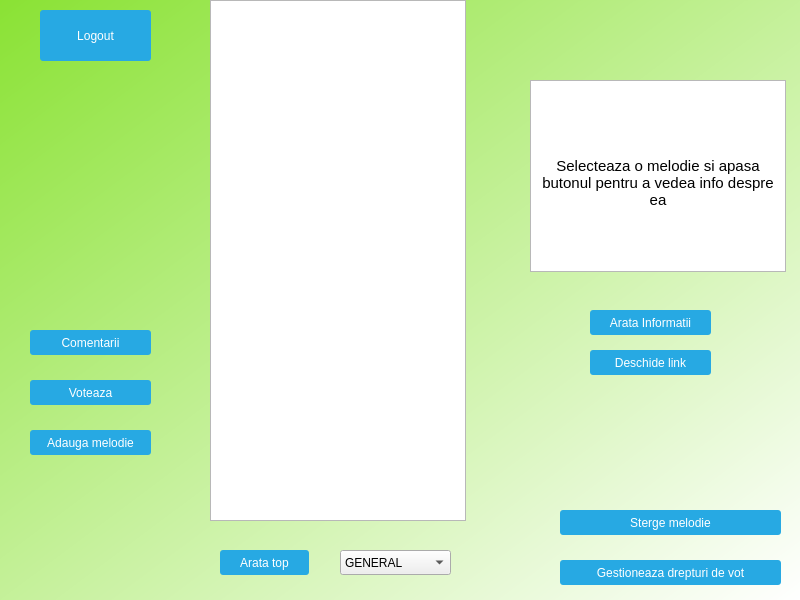
<?xml version="1.0" encoding="UTF-8"?>
<ui version="4.0">
 <class>MainWindow</class>
 <widget class="QMainWindow" name="MainWindow">
  <property name="geometry">
   <rect>
    <x>0</x>
    <y>0</y>
    <width>800</width>
    <height>600</height>
   </rect>
  </property>
  <property name="windowTitle">
   <string>TopMusic</string>
  </property>
  <property name="styleSheet">
   <string notr="true">QLabel { color: white; }
QLineEdit { border-radius: 3px; }
QPushButton
{
  color: white;
  background-color: #27a9e3;
  border-width: 0px;
  border-radius: 3px;
}
QPushButton:hover { background-color: #66c011; }</string>
  </property>
  <widget class="QWidget" name="centralwidget">
   <property name="styleSheet">
    <string notr="true">#centralwidget
{
background-color: qlineargradient(spread:pad, x1:0, y1:0, x2:1, y2:1, stop:0 rgba(138, 226, 52, 255), stop:1 rgba(255, 255, 255, 255));
}</string>
   </property>
   <widget class="QStackedWidget" name="stackedWidget">
    <property name="geometry">
     <rect>
      <x>0</x>
      <y>0</y>
      <width>801</width>
      <height>601</height>
     </rect>
    </property>
    <property name="currentIndex">
     <number>2</number>
    </property>
    <widget class="QWidget" name="loginPage">
     <widget class="QWidget" name="loginForm" native="true">
      <property name="geometry">
       <rect>
        <x>220</x>
        <y>290</y>
        <width>371</width>
        <height>231</height>
       </rect>
      </property>
      <property name="sizePolicy">
       <sizepolicy hsizetype="Fixed" vsizetype="Fixed">
        <horstretch>0</horstretch>
        <verstretch>0</verstretch>
       </sizepolicy>
      </property>
      <property name="minimumSize">
       <size>
        <width>350</width>
        <height>200</height>
       </size>
      </property>
      <property name="styleSheet">
       <string notr="true">#loginForm{
background: rgb(143, 229, 140);
border-radius: 8px;
}</string>
      </property>
      <layout class="QVBoxLayout" name="verticalLayout">
       <property name="leftMargin">
        <number>25</number>
       </property>
       <property name="topMargin">
        <number>25</number>
       </property>
       <property name="rightMargin">
        <number>25</number>
       </property>
       <property name="bottomMargin">
        <number>25</number>
       </property>
       <item>
        <layout class="QHBoxLayout" name="horizontalLayout_2">
         <item>
          <widget class="QLabel" name="label">
           <property name="maximumSize">
            <size>
             <width>16777215</width>
             <height>25</height>
            </size>
           </property>
           <property name="font">
            <font>
             <pointsize>15</pointsize>
            </font>
           </property>
           <property name="text">
            <string>Username: </string>
           </property>
          </widget>
         </item>
         <item>
          <widget class="QLineEdit" name="username"/>
         </item>
        </layout>
       </item>
       <item>
        <spacer name="verticalSpacer">
         <property name="orientation">
          <enum>Qt::Vertical</enum>
         </property>
         <property name="sizeType">
          <enum>QSizePolicy::Fixed</enum>
         </property>
         <property name="sizeHint" stdset="0">
          <size>
           <width>20</width>
           <height>5</height>
          </size>
         </property>
        </spacer>
       </item>
       <item>
        <layout class="QHBoxLayout" name="horizontalLayout_3">
         <property name="topMargin">
          <number>0</number>
         </property>
         <item>
          <widget class="QLabel" name="label_2">
           <property name="font">
            <font>
             <pointsize>15</pointsize>
            </font>
           </property>
           <property name="text">
            <string>Parola:        </string>
           </property>
          </widget>
         </item>
         <item>
          <widget class="QLineEdit" name="password">
           <property name="enabled">
            <bool>true</bool>
           </property>
           <property name="sizePolicy">
            <sizepolicy hsizetype="Expanding" vsizetype="Fixed">
             <horstretch>0</horstretch>
             <verstretch>0</verstretch>
            </sizepolicy>
           </property>
           <property name="minimumSize">
            <size>
             <width>70</width>
             <height>0</height>
            </size>
           </property>
          </widget>
         </item>
        </layout>
       </item>
       <item>
        <spacer name="verticalSpacer_2">
         <property name="orientation">
          <enum>Qt::Vertical</enum>
         </property>
         <property name="sizeType">
          <enum>QSizePolicy::Fixed</enum>
         </property>
         <property name="sizeHint" stdset="0">
          <size>
           <width>20</width>
           <height>20</height>
          </size>
         </property>
        </spacer>
       </item>
       <item>
        <widget class="QPushButton" name="LoginButton">
         <property name="sizePolicy">
          <sizepolicy hsizetype="Minimum" vsizetype="Minimum">
           <horstretch>0</horstretch>
           <verstretch>0</verstretch>
          </sizepolicy>
         </property>
         <property name="minimumSize">
          <size>
           <width>90</width>
           <height>25</height>
          </size>
         </property>
         <property name="text">
          <string>Login</string>
         </property>
        </widget>
       </item>
       <item>
        <widget class="QPushButton" name="registr">
         <property name="sizePolicy">
          <sizepolicy hsizetype="Minimum" vsizetype="Minimum">
           <horstretch>0</horstretch>
           <verstretch>0</verstretch>
          </sizepolicy>
         </property>
         <property name="text">
          <string>Inregistrare</string>
         </property>
        </widget>
       </item>
      </layout>
     </widget>
     <widget class="QLabel" name="titlelalbel">
      <property name="geometry">
       <rect>
        <x>210</x>
        <y>60</y>
        <width>361</width>
        <height>61</height>
       </rect>
      </property>
      <property name="minimumSize">
       <size>
        <width>30</width>
        <height>10</height>
       </size>
      </property>
      <property name="font">
       <font>
        <family>Ubuntu Condensed</family>
        <pointsize>45</pointsize>
        <weight>75</weight>
        <italic>true</italic>
        <bold>true</bold>
       </font>
      </property>
      <property name="text">
       <string>TopMusic</string>
      </property>
      <property name="alignment">
       <set>Qt::AlignHCenter|Qt::AlignTop</set>
      </property>
     </widget>
     <widget class="QLabel" name="loginresp">
      <property name="geometry">
       <rect>
        <x>120</x>
        <y>190</y>
        <width>581</width>
        <height>20</height>
       </rect>
      </property>
      <property name="minimumSize">
       <size>
        <width>20</width>
        <height>0</height>
       </size>
      </property>
      <property name="font">
       <font>
        <pointsize>13</pointsize>
       </font>
      </property>
      <property name="styleSheet">
       <string notr="true">#loginresp
{
color : rgb(239, 41, 41)
}</string>
      </property>
      <property name="text">
       <string/>
      </property>
      <property name="alignment">
       <set>Qt::AlignCenter</set>
      </property>
     </widget>
    </widget>
    <widget class="QWidget" name="regPage">
     <widget class="QWidget" name="regForm" native="true">
      <property name="geometry">
       <rect>
        <x>210</x>
        <y>300</y>
        <width>391</width>
        <height>241</height>
       </rect>
      </property>
      <property name="sizePolicy">
       <sizepolicy hsizetype="Fixed" vsizetype="Fixed">
        <horstretch>0</horstretch>
        <verstretch>0</verstretch>
       </sizepolicy>
      </property>
      <property name="minimumSize">
       <size>
        <width>350</width>
        <height>200</height>
       </size>
      </property>
      <property name="styleSheet">
       <string notr="true">#regForm{
background: rgb(143, 229, 140);
border-radius: 8px;
}</string>
      </property>
      <layout class="QVBoxLayout" name="verticalLayout_2">
       <property name="leftMargin">
        <number>25</number>
       </property>
       <property name="topMargin">
        <number>25</number>
       </property>
       <property name="rightMargin">
        <number>25</number>
       </property>
       <property name="bottomMargin">
        <number>25</number>
       </property>
       <item>
        <layout class="QHBoxLayout" name="horizontalLayout_4">
         <item>
          <widget class="QLabel" name="label_3">
           <property name="maximumSize">
            <size>
             <width>16777215</width>
             <height>25</height>
            </size>
           </property>
           <property name="font">
            <font>
             <pointsize>15</pointsize>
            </font>
           </property>
           <property name="text">
            <string>Username: </string>
           </property>
          </widget>
         </item>
         <item>
          <widget class="QLineEdit" name="newUsername"/>
         </item>
        </layout>
       </item>
       <item>
        <spacer name="verticalSpacer_3">
         <property name="orientation">
          <enum>Qt::Vertical</enum>
         </property>
         <property name="sizeType">
          <enum>QSizePolicy::Fixed</enum>
         </property>
         <property name="sizeHint" stdset="0">
          <size>
           <width>20</width>
           <height>5</height>
          </size>
         </property>
        </spacer>
       </item>
       <item>
        <layout class="QHBoxLayout" name="horizontalLayout_5">
         <property name="topMargin">
          <number>0</number>
         </property>
         <item>
          <widget class="QLabel" name="label_4">
           <property name="font">
            <font>
             <pointsize>15</pointsize>
            </font>
           </property>
           <property name="text">
            <string>Parola:        </string>
           </property>
          </widget>
         </item>
         <item>
          <widget class="QLineEdit" name="newPass1">
           <property name="enabled">
            <bool>true</bool>
           </property>
           <property name="sizePolicy">
            <sizepolicy hsizetype="Expanding" vsizetype="Fixed">
             <horstretch>0</horstretch>
             <verstretch>0</verstretch>
            </sizepolicy>
           </property>
           <property name="minimumSize">
            <size>
             <width>70</width>
             <height>0</height>
            </size>
           </property>
          </widget>
         </item>
        </layout>
       </item>
       <item>
        <spacer name="verticalSpacer_5">
         <property name="orientation">
          <enum>Qt::Vertical</enum>
         </property>
         <property name="sizeHint" stdset="0">
          <size>
           <width>20</width>
           <height>5</height>
          </size>
         </property>
        </spacer>
       </item>
       <item>
        <layout class="QHBoxLayout" name="horizontalLayout_6">
         <property name="topMargin">
          <number>0</number>
         </property>
         <item>
          <widget class="QLabel" name="label_5">
           <property name="font">
            <font>
             <pointsize>14</pointsize>
            </font>
           </property>
           <property name="text">
            <string>Conf. parola</string>
           </property>
          </widget>
         </item>
         <item>
          <widget class="QLineEdit" name="newPass2">
           <property name="enabled">
            <bool>true</bool>
           </property>
           <property name="sizePolicy">
            <sizepolicy hsizetype="Expanding" vsizetype="Fixed">
             <horstretch>0</horstretch>
             <verstretch>0</verstretch>
            </sizepolicy>
           </property>
           <property name="minimumSize">
            <size>
             <width>70</width>
             <height>0</height>
            </size>
           </property>
          </widget>
         </item>
        </layout>
       </item>
       <item>
        <spacer name="verticalSpacer_6">
         <property name="orientation">
          <enum>Qt::Vertical</enum>
         </property>
         <property name="sizeHint" stdset="0">
          <size>
           <width>20</width>
           <height>5</height>
          </size>
         </property>
        </spacer>
       </item>
       <item>
        <widget class="QComboBox" name="userTypeBox">
         <item>
          <property name="text">
           <string>User obisnuit</string>
          </property>
         </item>
         <item>
          <property name="text">
           <string>Administrator</string>
          </property>
         </item>
        </widget>
       </item>
       <item>
        <spacer name="verticalSpacer_4">
         <property name="orientation">
          <enum>Qt::Vertical</enum>
         </property>
         <property name="sizeType">
          <enum>QSizePolicy::Fixed</enum>
         </property>
         <property name="sizeHint" stdset="0">
          <size>
           <width>20</width>
           <height>10</height>
          </size>
         </property>
        </spacer>
       </item>
       <item>
        <widget class="QPushButton" name="regButton">
         <property name="sizePolicy">
          <sizepolicy hsizetype="Minimum" vsizetype="Minimum">
           <horstretch>0</horstretch>
           <verstretch>0</verstretch>
          </sizepolicy>
         </property>
         <property name="minimumSize">
          <size>
           <width>90</width>
           <height>25</height>
          </size>
         </property>
         <property name="text">
          <string>Inregistreaza-te</string>
         </property>
        </widget>
       </item>
      </layout>
     </widget>
     <widget class="QLabel" name="titlelalbel_2">
      <property name="geometry">
       <rect>
        <x>210</x>
        <y>60</y>
        <width>361</width>
        <height>61</height>
       </rect>
      </property>
      <property name="minimumSize">
       <size>
        <width>30</width>
        <height>10</height>
       </size>
      </property>
      <property name="font">
       <font>
        <family>Ubuntu Condensed</family>
        <pointsize>45</pointsize>
        <weight>75</weight>
        <italic>true</italic>
        <bold>true</bold>
       </font>
      </property>
      <property name="text">
       <string>TopMusic</string>
      </property>
      <property name="alignment">
       <set>Qt::AlignHCenter|Qt::AlignTop</set>
      </property>
     </widget>
     <widget class="QLabel" name="regresp">
      <property name="geometry">
       <rect>
        <x>100</x>
        <y>180</y>
        <width>581</width>
        <height>20</height>
       </rect>
      </property>
      <property name="minimumSize">
       <size>
        <width>20</width>
        <height>0</height>
       </size>
      </property>
      <property name="font">
       <font>
        <pointsize>12</pointsize>
       </font>
      </property>
      <property name="styleSheet">
       <string notr="true">#regresp
{
color:rgb(239, 41, 41)
}</string>
      </property>
      <property name="text">
       <string/>
      </property>
      <property name="alignment">
       <set>Qt::AlignCenter</set>
      </property>
     </widget>
     <widget class="QLabel" name="usertype">
      <property name="geometry">
       <rect>
        <x>130</x>
        <y>170</y>
        <width>571</width>
        <height>20</height>
       </rect>
      </property>
      <property name="text">
       <string/>
      </property>
      <property name="alignment">
       <set>Qt::AlignCenter</set>
      </property>
     </widget>
     <widget class="QPushButton" name="pushButton">
      <property name="geometry">
       <rect>
        <x>30</x>
        <y>20</y>
        <width>89</width>
        <height>25</height>
       </rect>
      </property>
      <property name="text">
       <string>Inapoi</string>
      </property>
     </widget>
    </widget>
    <widget class="QWidget" name="mainPage">
     <widget class="QListWidget" name="topView">
      <property name="geometry">
       <rect>
        <x>210</x>
        <y>0</y>
        <width>256</width>
        <height>521</height>
       </rect>
      </property>
     </widget>
     <widget class="QPushButton" name="showTopButton">
      <property name="geometry">
       <rect>
        <x>220</x>
        <y>550</y>
        <width>89</width>
        <height>25</height>
       </rect>
      </property>
      <property name="text">
       <string>Arata top</string>
      </property>
     </widget>
     <widget class="QPushButton" name="voteButton">
      <property name="geometry">
       <rect>
        <x>30</x>
        <y>380</y>
        <width>121</width>
        <height>25</height>
       </rect>
      </property>
      <property name="text">
       <string>Voteaza</string>
      </property>
     </widget>
     <widget class="QComboBox" name="selectGenre">
      <property name="geometry">
       <rect>
        <x>340</x>
        <y>550</y>
        <width>111</width>
        <height>25</height>
       </rect>
      </property>
      <item>
       <property name="text">
        <string>GENERAL</string>
       </property>
      </item>
      <item>
       <property name="text">
        <string>pop</string>
       </property>
      </item>
      <item>
       <property name="text">
        <string>dance</string>
       </property>
      </item>
      <item>
       <property name="text">
        <string>house</string>
       </property>
      </item>
      <item>
       <property name="text">
        <string>electronic</string>
       </property>
      </item>
      <item>
       <property name="text">
        <string>rock</string>
       </property>
      </item>
      <item>
       <property name="text">
        <string>jazz</string>
       </property>
      </item>
      <item>
       <property name="text">
        <string>blues</string>
       </property>
      </item>
      <item>
       <property name="text">
        <string>techno</string>
       </property>
      </item>
      <item>
       <property name="text">
        <string>rap</string>
       </property>
      </item>
      <item>
       <property name="text">
        <string>hip-hop</string>
       </property>
      </item>
     </widget>
     <widget class="QLabel" name="responseLabel">
      <property name="geometry">
       <rect>
        <x>6</x>
        <y>80</y>
        <width>201</width>
        <height>20</height>
       </rect>
      </property>
      <property name="font">
       <font>
        <pointsize>12</pointsize>
       </font>
      </property>
      <property name="styleSheet">
       <string notr="true">#responseLabel
{
color: rgb(239, 41, 41)
}</string>
      </property>
      <property name="text">
       <string/>
      </property>
      <property name="alignment">
       <set>Qt::AlignCenter</set>
      </property>
     </widget>
     <widget class="QPushButton" name="goToAdauga">
      <property name="geometry">
       <rect>
        <x>30</x>
        <y>430</y>
        <width>121</width>
        <height>25</height>
       </rect>
      </property>
      <property name="text">
       <string>Adauga melodie</string>
      </property>
     </widget>
     <widget class="QTextBrowser" name="textBrowser">
      <property name="geometry">
       <rect>
        <x>530</x>
        <y>80</y>
        <width>256</width>
        <height>192</height>
       </rect>
      </property>
      <property name="html">
       <string>&lt;!DOCTYPE HTML PUBLIC &quot;-//W3C//DTD HTML 4.0//EN&quot; &quot;http://www.w3.org/TR/REC-html40/strict.dtd&quot;&gt;
&lt;html&gt;&lt;head&gt;&lt;meta name=&quot;qrichtext&quot; content=&quot;1&quot; /&gt;&lt;style type=&quot;text/css&quot;&gt;
p, li { white-space: pre-wrap; }
&lt;/style&gt;&lt;/head&gt;&lt;body style=&quot; font-family:'Ubuntu'; font-size:11pt; font-weight:400; font-style:normal;&quot;&gt;
&lt;p align=&quot;center&quot; style=&quot;-qt-paragraph-type:empty; margin-top:0px; margin-bottom:0px; margin-left:0px; margin-right:0px; -qt-block-indent:0; text-indent:0px;&quot;&gt;&lt;br /&gt;&lt;/p&gt;
&lt;p align=&quot;center&quot; style=&quot;-qt-paragraph-type:empty; margin-top:0px; margin-bottom:0px; margin-left:0px; margin-right:0px; -qt-block-indent:0; text-indent:0px;&quot;&gt;&lt;br /&gt;&lt;/p&gt;
&lt;p align=&quot;center&quot; style=&quot;-qt-paragraph-type:empty; margin-top:0px; margin-bottom:0px; margin-left:0px; margin-right:0px; -qt-block-indent:0; text-indent:0px;&quot;&gt;&lt;br /&gt;&lt;/p&gt;
&lt;p align=&quot;center&quot; style=&quot;-qt-paragraph-type:empty; margin-top:0px; margin-bottom:0px; margin-left:0px; margin-right:0px; -qt-block-indent:0; text-indent:0px;&quot;&gt;&lt;br /&gt;&lt;/p&gt;
&lt;p align=&quot;center&quot; style=&quot; margin-top:0px; margin-bottom:0px; margin-left:0px; margin-right:0px; -qt-block-indent:0; text-indent:0px;&quot;&gt;Selecteaza o melodie si apasa butonul pentru a vedea info despre ea&lt;/p&gt;&lt;/body&gt;&lt;/html&gt;</string>
      </property>
      <property name="openExternalLinks">
       <bool>false</bool>
      </property>
     </widget>
     <widget class="QPushButton" name="showInfoButton">
      <property name="geometry">
       <rect>
        <x>590</x>
        <y>310</y>
        <width>121</width>
        <height>25</height>
       </rect>
      </property>
      <property name="text">
       <string>Arata Informatii</string>
      </property>
     </widget>
     <widget class="QPushButton" name="goToRestrPage">
      <property name="geometry">
       <rect>
        <x>560</x>
        <y>560</y>
        <width>221</width>
        <height>25</height>
       </rect>
      </property>
      <property name="text">
       <string>Gestioneaza drepturi de vot</string>
      </property>
     </widget>
     <widget class="QLabel" name="adminResp">
      <property name="geometry">
       <rect>
        <x>560</x>
        <y>460</y>
        <width>221</width>
        <height>20</height>
       </rect>
      </property>
      <property name="styleSheet">
       <string notr="true">#adminResp
{
color: rgb(239, 41, 41)
}</string>
      </property>
      <property name="text">
       <string/>
      </property>
      <property name="alignment">
       <set>Qt::AlignCenter</set>
      </property>
     </widget>
     <widget class="QPushButton" name="deleteSongButton">
      <property name="geometry">
       <rect>
        <x>560</x>
        <y>510</y>
        <width>221</width>
        <height>25</height>
       </rect>
      </property>
      <property name="text">
       <string>Sterge melodie</string>
      </property>
     </widget>
     <widget class="QPushButton" name="pushButton_3">
      <property name="geometry">
       <rect>
        <x>30</x>
        <y>330</y>
        <width>121</width>
        <height>25</height>
       </rect>
      </property>
      <property name="text">
       <string>Comentarii</string>
      </property>
     </widget>
     <widget class="QPushButton" name="logoutButton">
      <property name="geometry">
       <rect>
        <x>40</x>
        <y>10</y>
        <width>111</width>
        <height>51</height>
       </rect>
      </property>
      <property name="text">
       <string>Logout</string>
      </property>
     </widget>
     <widget class="QPushButton" name="openLinkButton">
      <property name="geometry">
       <rect>
        <x>590</x>
        <y>350</y>
        <width>121</width>
        <height>25</height>
       </rect>
      </property>
      <property name="text">
       <string>Deschide link</string>
      </property>
     </widget>
    </widget>
    <widget class="QWidget" name="addSongPage">
     <widget class="QWidget" name="verticalLayoutWidget">
      <property name="geometry">
       <rect>
        <x>80</x>
        <y>150</y>
        <width>631</width>
        <height>161</height>
       </rect>
      </property>
      <layout class="QVBoxLayout" name="verticalLayout_3">
       <property name="bottomMargin">
        <number>0</number>
       </property>
       <item>
        <layout class="QHBoxLayout" name="horizontalLayout">
         <item>
          <widget class="QLabel" name="label_6">
           <property name="font">
            <font>
             <family>Ubuntu Condensed</family>
             <weight>75</weight>
             <bold>true</bold>
            </font>
           </property>
           <property name="styleSheet">
            <string notr="true">#label_6
{
color: rgb(52, 101, 164)
}</string>
           </property>
           <property name="text">
            <string>Nume melodie:</string>
           </property>
          </widget>
         </item>
         <item>
          <widget class="QLineEdit" name="songName"/>
         </item>
        </layout>
       </item>
       <item>
        <layout class="QHBoxLayout" name="horizontalLayout_7">
         <item>
          <widget class="QLabel" name="label_7">
           <property name="font">
            <font>
             <family>Ubuntu Condensed</family>
             <weight>75</weight>
             <bold>true</bold>
            </font>
           </property>
           <property name="styleSheet">
            <string notr="true">#label_7
{
color: rgb(52, 101, 164)
}</string>
           </property>
           <property name="text">
            <string>Descriere:</string>
           </property>
          </widget>
         </item>
         <item>
          <widget class="QLineEdit" name="description"/>
         </item>
        </layout>
       </item>
       <item>
        <layout class="QHBoxLayout" name="horizontalLayout_8">
         <item>
          <widget class="QLabel" name="label_8">
           <property name="font">
            <font>
             <family>Ubuntu Condensed</family>
             <weight>75</weight>
             <bold>true</bold>
            </font>
           </property>
           <property name="styleSheet">
            <string notr="true">#label_8
{
color: rgb(52, 101, 164)
}</string>
           </property>
           <property name="text">
            <string>Link: </string>
           </property>
          </widget>
         </item>
         <item>
          <widget class="QLineEdit" name="link"/>
         </item>
        </layout>
       </item>
      </layout>
     </widget>
     <widget class="QLabel" name="label_9">
      <property name="geometry">
       <rect>
        <x>310</x>
        <y>90</y>
        <width>121</width>
        <height>20</height>
       </rect>
      </property>
      <property name="font">
       <font>
        <family>Ubuntu Condensed</family>
        <pointsize>15</pointsize>
        <weight>75</weight>
        <bold>true</bold>
       </font>
      </property>
      <property name="text">
       <string>Adauga melodie</string>
      </property>
     </widget>
     <widget class="QWidget" name="gridLayoutWidget">
      <property name="geometry">
       <rect>
        <x>190</x>
        <y>330</y>
        <width>401</width>
        <height>191</height>
       </rect>
      </property>
      <layout class="QGridLayout" name="gridLayout">
       <item row="0" column="1">
        <widget class="QCheckBox" name="checkBox_5">
         <property name="text">
          <string>jazz</string>
         </property>
        </widget>
       </item>
       <item row="4" column="1">
        <widget class="QCheckBox" name="checkBox_2">
         <property name="text">
          <string>hip-hop</string>
         </property>
        </widget>
       </item>
       <item row="2" column="1">
        <widget class="QCheckBox" name="checkBox_4">
         <property name="text">
          <string>techno</string>
         </property>
        </widget>
       </item>
       <item row="1" column="1">
        <widget class="QCheckBox" name="checkBox">
         <property name="text">
          <string>blues</string>
         </property>
        </widget>
       </item>
       <item row="3" column="1">
        <widget class="QCheckBox" name="checkBox_3">
         <property name="text">
          <string>rap</string>
         </property>
        </widget>
       </item>
       <item row="2" column="0">
        <widget class="QCheckBox" name="checkBox_8">
         <property name="text">
          <string>house</string>
         </property>
        </widget>
       </item>
       <item row="1" column="0">
        <widget class="QCheckBox" name="checkBox_9">
         <property name="text">
          <string>dance</string>
         </property>
        </widget>
       </item>
       <item row="0" column="0">
        <widget class="QCheckBox" name="checkBox_10">
         <property name="text">
          <string>pop</string>
         </property>
        </widget>
       </item>
       <item row="3" column="0">
        <widget class="QCheckBox" name="checkBox_11">
         <property name="text">
          <string>electronic</string>
         </property>
        </widget>
       </item>
       <item row="4" column="0">
        <widget class="QCheckBox" name="checkBox_12">
         <property name="text">
          <string>rock</string>
         </property>
        </widget>
       </item>
      </layout>
     </widget>
     <widget class="QPushButton" name="pushButton_2">
      <property name="geometry">
       <rect>
        <x>60</x>
        <y>30</y>
        <width>89</width>
        <height>25</height>
       </rect>
      </property>
      <property name="text">
       <string>Inapoi</string>
      </property>
     </widget>
     <widget class="QPushButton" name="addSongButton">
      <property name="geometry">
       <rect>
        <x>320</x>
        <y>540</y>
        <width>121</width>
        <height>41</height>
       </rect>
      </property>
      <property name="text">
       <string>Adauga</string>
      </property>
     </widget>
     <widget class="QLabel" name="addSongResp">
      <property name="geometry">
       <rect>
        <x>270</x>
        <y>120</y>
        <width>201</width>
        <height>20</height>
       </rect>
      </property>
      <property name="font">
       <font>
        <family>Ubuntu Condensed</family>
        <pointsize>12</pointsize>
        <weight>75</weight>
        <bold>true</bold>
       </font>
      </property>
      <property name="styleSheet">
       <string notr="true">#addSongResp
{
color: rgb(239, 41, 41)
}</string>
      </property>
      <property name="text">
       <string/>
      </property>
      <property name="alignment">
       <set>Qt::AlignCenter</set>
      </property>
     </widget>
    </widget>
    <widget class="QWidget" name="restrictVotePage">
     <widget class="QListWidget" name="usersList">
      <property name="geometry">
       <rect>
        <x>270</x>
        <y>90</y>
        <width>256</width>
        <height>371</height>
       </rect>
      </property>
     </widget>
     <widget class="QPushButton" name="restrictVote">
      <property name="geometry">
       <rect>
        <x>280</x>
        <y>490</y>
        <width>231</width>
        <height>25</height>
       </rect>
      </property>
      <property name="text">
       <string>Restrictioneaza dreptul de vot</string>
      </property>
     </widget>
     <widget class="QPushButton" name="giveVotePriv">
      <property name="geometry">
       <rect>
        <x>280</x>
        <y>540</y>
        <width>231</width>
        <height>25</height>
       </rect>
      </property>
      <property name="text">
       <string>Reda dreptul de vot</string>
      </property>
     </widget>
     <widget class="QPushButton" name="backVoteButton">
      <property name="geometry">
       <rect>
        <x>50</x>
        <y>40</y>
        <width>89</width>
        <height>25</height>
       </rect>
      </property>
      <property name="text">
       <string>Inapoi</string>
      </property>
     </widget>
     <widget class="QLabel" name="restResp">
      <property name="geometry">
       <rect>
        <x>250</x>
        <y>40</y>
        <width>301</width>
        <height>20</height>
       </rect>
      </property>
      <property name="text">
       <string/>
      </property>
      <property name="alignment">
       <set>Qt::AlignCenter</set>
      </property>
     </widget>
    </widget>
    <widget class="QWidget" name="commentsPage">
     <widget class="QLabel" name="label_10">
      <property name="geometry">
       <rect>
        <x>20</x>
        <y>40</y>
        <width>761</width>
        <height>20</height>
       </rect>
      </property>
      <property name="font">
       <font>
        <family>Ubuntu Condensed</family>
        <pointsize>14</pointsize>
        <weight>75</weight>
        <bold>true</bold>
       </font>
      </property>
      <property name="styleSheet">
       <string notr="true">#label_10
{
color:rgb(239, 41, 41)
}</string>
      </property>
      <property name="text">
       <string>TextLabel</string>
      </property>
      <property name="alignment">
       <set>Qt::AlignCenter</set>
      </property>
     </widget>
     <widget class="QListWidget" name="commentsList">
      <property name="geometry">
       <rect>
        <x>240</x>
        <y>100</y>
        <width>311</width>
        <height>341</height>
       </rect>
      </property>
     </widget>
     <widget class="QPushButton" name="postCommentButton">
      <property name="geometry">
       <rect>
        <x>240</x>
        <y>530</y>
        <width>311</width>
        <height>25</height>
       </rect>
      </property>
      <property name="text">
       <string>Posteaza comentariu</string>
      </property>
     </widget>
     <widget class="QLineEdit" name="newComment">
      <property name="geometry">
       <rect>
        <x>242</x>
        <y>470</y>
        <width>311</width>
        <height>25</height>
       </rect>
      </property>
      <property name="text">
       <string/>
      </property>
     </widget>
     <widget class="QLabel" name="label_11">
      <property name="geometry">
       <rect>
        <x>236</x>
        <y>70</y>
        <width>311</width>
        <height>20</height>
       </rect>
      </property>
      <property name="styleSheet">
       <string notr="true">#label_11
{
color: rgb(239, 41, 41)
}</string>
      </property>
      <property name="text">
       <string/>
      </property>
      <property name="alignment">
       <set>Qt::AlignCenter</set>
      </property>
     </widget>
     <widget class="QPushButton" name="pushButton_4">
      <property name="geometry">
       <rect>
        <x>30</x>
        <y>40</y>
        <width>89</width>
        <height>25</height>
       </rect>
      </property>
      <property name="text">
       <string>Inapoi</string>
      </property>
     </widget>
    </widget>
   </widget>
  </widget>
 </widget>
 <resources/>
 <connections/>
</ui>
